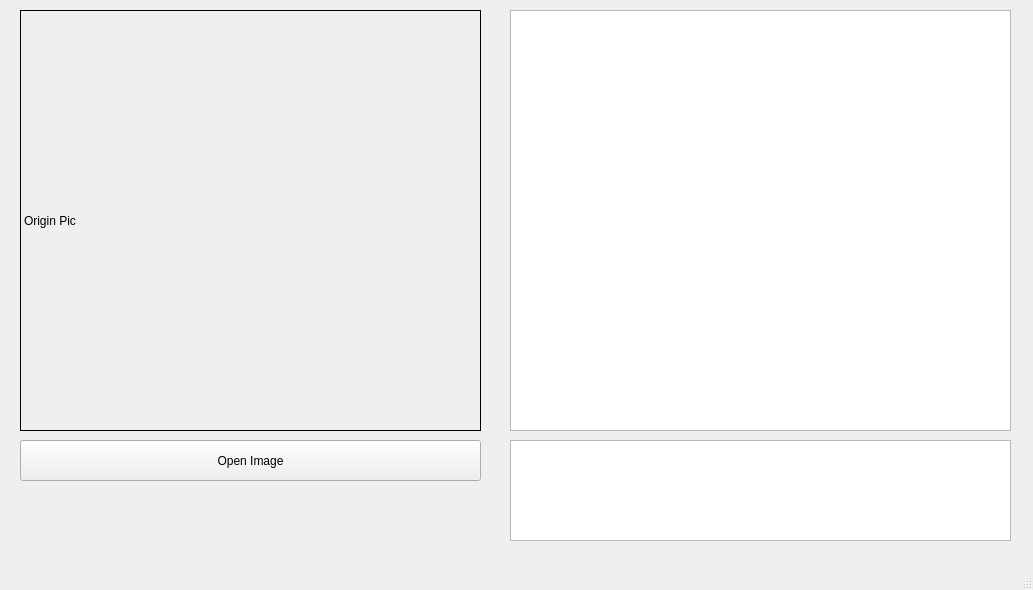
<?xml version="1.0" encoding="UTF-8"?>
<ui version="4.0">
 <class>MainWindow</class>
 <widget class="QMainWindow" name="MainWindow">
  <property name="geometry">
   <rect>
    <x>0</x>
    <y>0</y>
    <width>1033</width>
    <height>590</height>
   </rect>
  </property>
  <property name="windowTitle">
   <string>MainWindow</string>
  </property>
  <widget class="QWidget" name="centralwidget">
   <widget class="QChartView" name="chartView">
    <property name="geometry">
     <rect>
      <x>510</x>
      <y>10</y>
      <width>501</width>
      <height>421</height>
     </rect>
    </property>
   </widget>
   <widget class="QLabel" name="label">
    <property name="geometry">
     <rect>
      <x>20</x>
      <y>10</y>
      <width>461</width>
      <height>421</height>
     </rect>
    </property>
    <property name="frameShape">
     <enum>QFrame::Box</enum>
    </property>
    <property name="text">
     <string>Origin Pic</string>
    </property>
   </widget>
   <widget class="QPushButton" name="pushButton_open">
    <property name="geometry">
     <rect>
      <x>20</x>
      <y>440</y>
      <width>461</width>
      <height>41</height>
     </rect>
    </property>
    <property name="text">
     <string>Open Image</string>
    </property>
   </widget>
   <widget class="QTextEdit" name="textEdit_picinfo">
    <property name="geometry">
     <rect>
      <x>510</x>
      <y>440</y>
      <width>501</width>
      <height>101</height>
     </rect>
    </property>
   </widget>
  </widget>
  <widget class="QMenuBar" name="menubar">
   <property name="geometry">
    <rect>
     <x>0</x>
     <y>0</y>
     <width>1033</width>
     <height>22</height>
    </rect>
   </property>
  </widget>
  <widget class="QStatusBar" name="statusbar"/>
 </widget>
 <customwidgets>
  <customwidget>
   <class>QChartView</class>
   <extends>QGraphicsView</extends>
   <header location="global">QtCharts</header>
  </customwidget>
 </customwidgets>
 <resources/>
 <connections/>
</ui>
